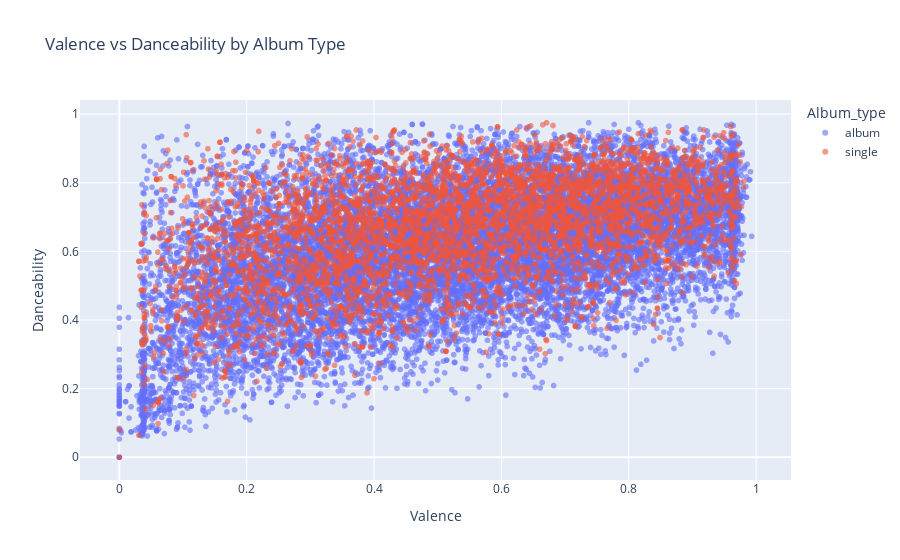

The notebook cell this image was saved under:
### Code cell
# Scatter Plot: Valence vs Danceability
fig = px.scatter(df, x='Valence', y='Danceability', color='Album_type', 
                 title='Valence vs Danceability by Album Type', opacity=0.6)
fig.show()

### Figure 1 — Plotly figure (JSON) as saved in the notebook; plotly's stock layout.template omitted (floating-point values rounded to 4 significant figures; data arrays with more than 128 entries replaced by an {"elided": "..."} marker saying what was removed)
{"data": [{"hovertemplate": "Album_type=album<br>Valence=%{x}<br>Danceability=%{y}<extra></extra>", "legendgroup": "album", "marker": {"color": "#636efa", "opacity": 0.6, "symbol": "circle"}, "mode": "markers", "name": "album", "showlegend": true, "type": "scattergl", "x": {"elided": "15714 float values"}, "xaxis": "x", "y": {"elided": "15714 float values"}, "yaxis": "y"}, {"hovertemplate": "Album_type=single<br>Valence=%{x}<br>Danceability=%{y}<extra></extra>", "legendgroup": "single", "marker": {"color": "#EF553B", "opacity": 0.6, "symbol": "circle"}, "mode": "markers", "name": "single", "showlegend": true, "type": "scattergl", "x": {"elided": "5004 float values"}, "xaxis": "x", "y": {"elided": "5004 float values"}, "yaxis": "y"}], "layout": {"legend": {"title": {"text": "Album_type"}, "tracegroupgap": 0}, "title": {"text": "Valence vs Danceability by Album Type"}, "xaxis": {"anchor": "y", "domain": [0, 1], "title": {"text": "Valence"}}, "yaxis": {"anchor": "x", "domain": [0, 1], "title": {"text": "Danceability"}}}}
